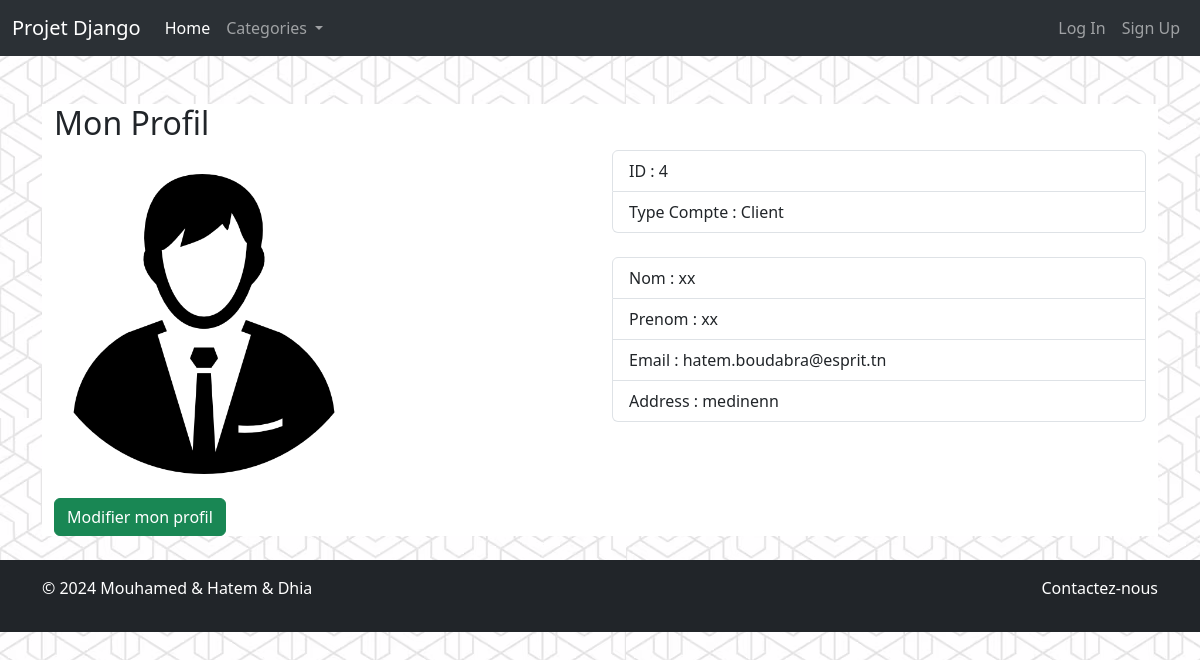
Page /account/profile/4 on the committed database.
### users_app/models.py (models this page shows, shortened)
class Users(models.Model):
    email = models.CharField(max_length=255)
    USER_TYPES = [
        ('Client', 'Client'),
        ('Organisateur', 'Organisateur'),
        ('Admin', 'Admin'),
    ]
    user_type = models.CharField(max_length=255, choices=USER_TYPES)
    addresse = models.CharField(max_length=500)
    profile_img = models.ImageField(default='profile_img_default.png', blank=True)

class Client(Users):
    nom = models.CharField(max_length=255)
    prenom = models.CharField(max_length=255)

### users_app/views.py (the view)
# urls.py: path('profile/<int:id>', views.profile_view, name='profile'),
def profile_view(request, id):
    profile = Client.objects.get(id = id)
    return render(request, 'users_app/profile_user.html', {'profile':profile})

### templates/users_app/profile_user.html
{% extends "base.html" %}
{% load static %}
{% block content %}
<br>
<div class="container bg-white">
    <h2>Mon Profil</h2>
    <div class="row">
        <div class="col-sm-6">
            <br>
            <img src="{{profile.profile_img.url}}" alt="Profile Picture" class="img-responsive" width="300" height="300" >
        </div>
        <div class="col-sm-6">
            <ul class="list-group">
                <li class="list-group-item">ID : {{profile.id}}</li>
                <li class="list-group-item">Type Compte :  {{profile.user_type}}</li>
            </ul>
            <br>
            <ul class="list-group">
                <li class="list-group-item">Nom : {{profile.nom}}</li>
                <li class="list-group-item">Prenom : {{profile.prenom}}</li>
                <li class="list-group-item">Email : {{profile.email}}</li>
                <li class="list-group-item">Address : {{profile.addresse}}</li>
            </ul>
        </div>
    </div>
    <br>
    <a href="{% url 'modifier_profil' profile.id%}" class="btn btn-success">Modifier mon profil</a>
</div>
{% endblock content %}

### rows in the picture
Users: profile_img (placeholder picture), id "4", user_type "Client", email "hatem.boudabra@esprit.tn", addresse "medinenn"
Client: nom "xx", prenom "xx"
